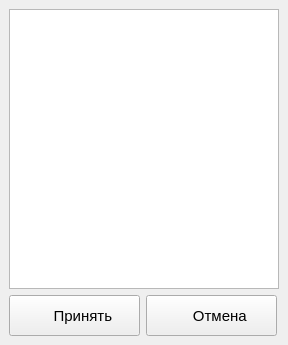
<?xml version="1.0" encoding="UTF-8"?>
<ui version="4.0">
 <class>window_tagSelector</class>
 <widget class="QMainWindow" name="window_tagSelector">
  <property name="geometry">
   <rect>
    <x>0</x>
    <y>0</y>
    <width>288</width>
    <height>345</height>
   </rect>
  </property>
  <property name="windowTitle">
   <string>Селектор тегов</string>
  </property>
  <widget class="QWidget" name="centralwidget">
   <layout class="QVBoxLayout" name="verticalLayout">
    <item>
     <widget class="QTableWidget" name="tableWidget_Tags"/>
    </item>
    <item>
     <layout class="QHBoxLayout" name="horizontalLayout">
      <item>
       <widget class="QToolButton" name="toolButton_Ok">
        <property name="minimumSize">
         <size>
          <width>131</width>
          <height>41</height>
         </size>
        </property>
        <property name="font">
         <font>
          <pointsize>11</pointsize>
         </font>
        </property>
        <property name="text">
         <string>    Принять</string>
        </property>
        <property name="icon">
         <iconset>
          <normaloff>gtk_apply.png</normaloff>gtk_apply.png</iconset>
        </property>
        <property name="iconSize">
         <size>
          <width>22</width>
          <height>22</height>
         </size>
        </property>
        <property name="toolButtonStyle">
         <enum>Qt::ToolButtonTextBesideIcon</enum>
        </property>
       </widget>
      </item>
      <item>
       <widget class="QToolButton" name="toolButton_Cancel">
        <property name="minimumSize">
         <size>
          <width>131</width>
          <height>41</height>
         </size>
        </property>
        <property name="font">
         <font>
          <pointsize>11</pointsize>
         </font>
        </property>
        <property name="text">
         <string>    Отмена</string>
        </property>
        <property name="icon">
         <iconset>
          <normaloff>gtk_cancel.png</normaloff>gtk_cancel.png</iconset>
        </property>
        <property name="iconSize">
         <size>
          <width>22</width>
          <height>22</height>
         </size>
        </property>
        <property name="toolButtonStyle">
         <enum>Qt::ToolButtonTextBesideIcon</enum>
        </property>
       </widget>
      </item>
     </layout>
    </item>
   </layout>
  </widget>
 </widget>
 <resources/>
 <connections>
  <connection>
   <sender>toolButton_Cancel</sender>
   <signal>clicked()</signal>
   <receiver>window_tagSelector</receiver>
   <slot>close()</slot>
   <hints>
    <hint type="sourcelabel">
     <x>236</x>
     <y>316</y>
    </hint>
    <hint type="destinationlabel">
     <x>287</x>
     <y>274</y>
    </hint>
   </hints>
  </connection>
 </connections>
</ui>
